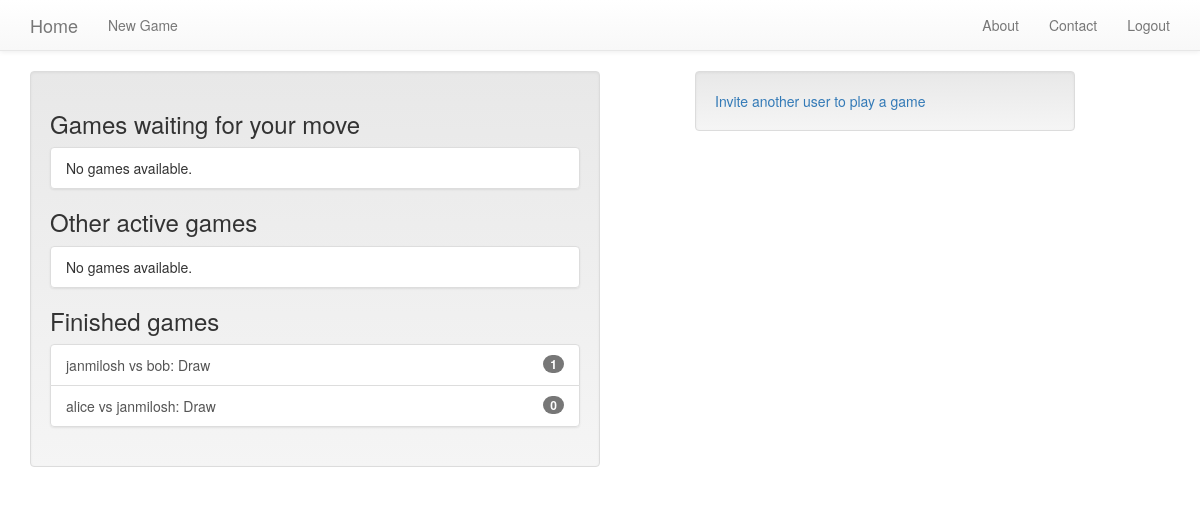
The app's page /user/home (signed in), older data.
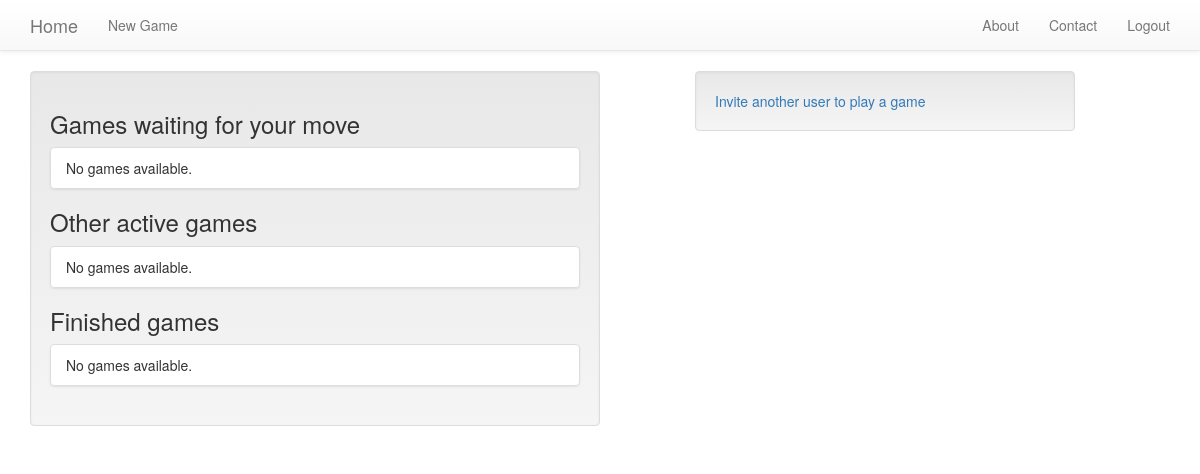
The same page, newer data.
### tictactoe/models.py (models this page shows, shortened)
class Game(models.Model):
    first_player = models.ForeignKey(User, related_name="games_first_player")
    second_player = models.ForeignKey(User, related_name="games_second_player")
    next_to_move = models.ForeignKey(User, related_name="games_to_move")
    start_time = models.DateTimeField(auto_now_add=True)
    last_active = models.DateTimeField(auto_now=True)
    status = models.CharField(max_length=1, default='A',
                              choices=GAME_STATUS_CHOICES)
    objects = GamesManager()
    def __str__(self):
        return "{0} vs {1}".format(self.first_player, self.second_player)

### user_profile/views.py (the view)
@login_required
def home(request):
    my_games = Game.objects.games_for_user(request.user)
    active_games = my_games.filter(status="A")
    finished_games = my_games.exclude(status="A")
    waiting_games = active_games.filter(next_to_move=request.user)
    other_games = active_games.exclude(next_to_move=request.user)
    invitations = request.user.invitations_received.all()
    context = {'other_games': other_games,
                'waiting_games': waiting_games,
                'finished_games': finished_games,
                'invitations': invitations,
                }
    return render(request, 'user/home.html', context)

### tictactoe/models.py (called while the page is built)
    def games_for_user(self, user):
        return super(GamesManager, self).get_queryset().filter(
            Q(first_player_id=user.id)|Q(second_player_id=user.id))

### user_profile/templates/user/home.html (shortened to what this page needs)
{% extends "base.html" %}
{% block content %}
  <div class="well col-md-6">
    {% include "tictactoe/game_list_snippet.html" with header="Games waiting for your move" games_list=waiting_games%}
    {% include "tictactoe/game_list_snippet.html" with header="Other active games" games_list=other_games%}
    {% include "tictactoe/game_list_snippet.html" with header="Finished games" games_list=finished_games%}
  </div>
  <div class="well col-sm-4 col-sm-push-1">
    <a href="{% url 'tictactoe_invite' %}">Invite another user to play a game</a>
  </div>
{% endblock content %}

### templates/base.html (shortened to what this page needs)
<!DOCTYPE html>
<html>
<head>
  <link rel="stylesheet" href="//netdna.bootstrapcdn.com/bootstrap/3.1.1/css/bootstrap.min.css">
  <link rel="stylesheet" href="//netdna.bootstrapcdn.com/bootstrap/3.1.1/css/bootstrap-theme.min.css">
</head>
<body>
<div class="navbar navbar-default navbar-static-top">
  <div class="container">
    <div class="navbar-header">
      <a class="navbar-brand" href="#">Home</a>
    </div>
    <ul class="nav navbar-nav">
      <li><a href="{% url 'tictactoe_invite' %}">New Game</a></li>
    </ul>
    <ul class="nav navbar-nav navbar-right">
      <li><a href="#">About</a></li>
      <li><a href="#">Contact</a></li>
      {% if user.is_authenticated %}
        <li><a href="{% url 'boardgames_logout' %}">Logout</a></li>
      {% else %}
        <li><a href="{% url 'boardgames_login' %}">Login</a></li>
      {% endif %}
    </ul>
  </div>
</div>
<div class="container">
  {% block content %}
  {% endblock content %}
</div>
</body>
</html>

### tictactoe/templates/tictactoe/game_list_snippet.html
<h3 class="panel-header">{{ header }}</h3>
<div class="list-group">
  {% for game in games_list %}
    <a class="list-group-item" href="#">
      {{ game }}:
      {% if game.status == "A" %}
        {% if game.next_to_move == user %}Your turn{% else %}Waiting for opponent's move{% endif %}
      {% elif game.status == "D" %}
        Draw
      {% elif game.status == "F" and user == game.first_player %}
        You won!
      {% elif game.status == "S" and user == game.second_player %}
        You won!
      {% else %}
        You lost!
      {% endif %}
      <span class="badge">{{ game.move_set.count }}</span>
    </a>
  {% empty %}
    <span class="list-group-item">No games available.</span>
  {% endfor %}
</div>

Row changes from the older to the newer data that the page shows:
removed Game: first_player+second_player "janmilosh vs bob", status "Draw", move_set.count "1"
removed Game: first_player+second_player "alice vs janmilosh", status "Draw", move_set.count "0"
Text that changed along with them:
text no longer shown: "No games available. No games available."
text now shown: "No games available. No games available. No games available."
